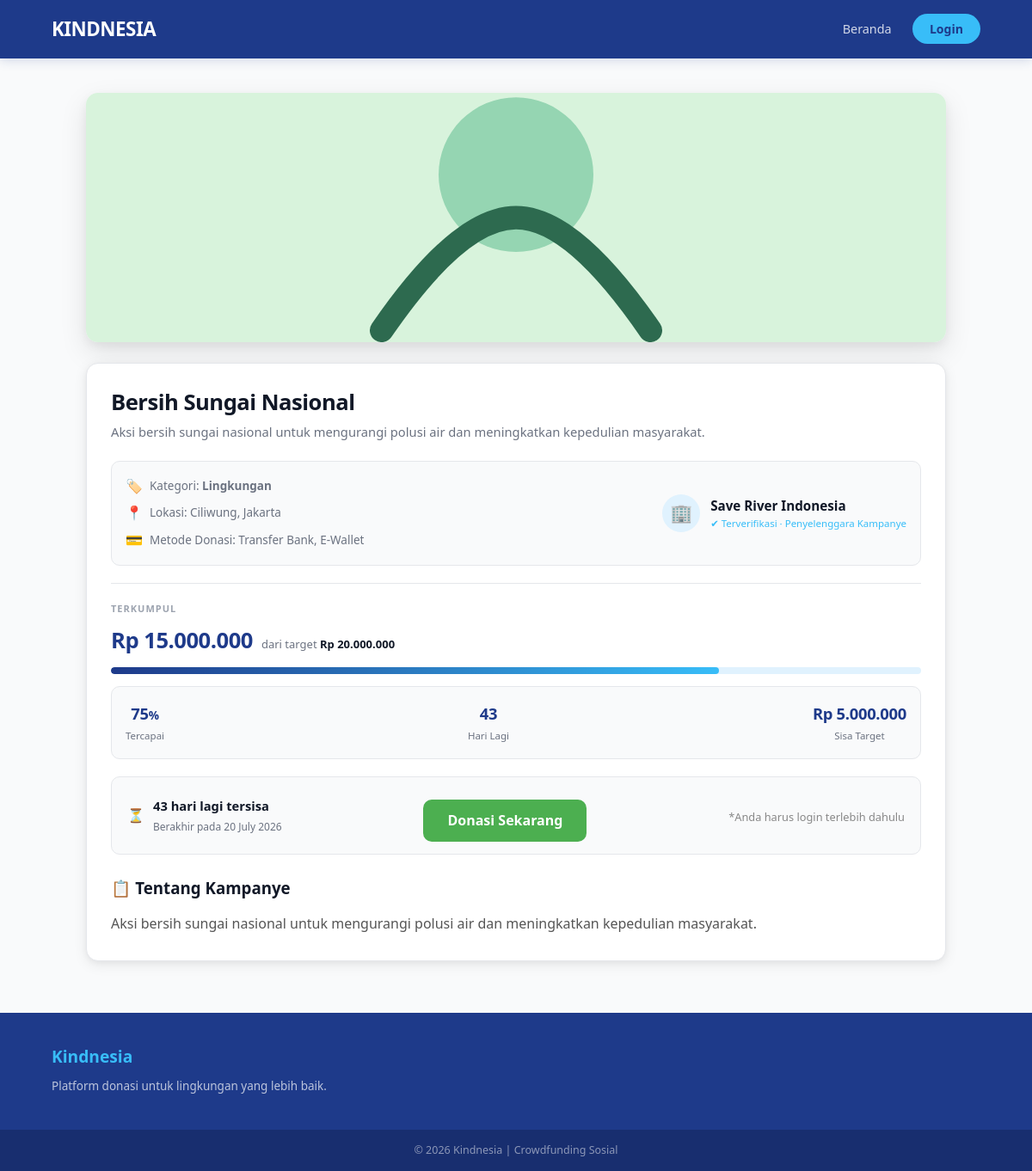
The app's page /details.php?id=3 with its own data.
### tables this page shows
CREATE TABLE kampanye (
  id                INT UNSIGNED AUTO_INCREMENT PRIMARY KEY,
  pengelola_id      INT UNSIGNED NOT NULL,
  judul             VARCHAR(300) NOT NULL,
  kategori          ENUM('Lingkungan','Kesehatan','Pendidikan','Bencana','Fasilitas Umum') NOT NULL,
  lokasi            VARCHAR(200) DEFAULT NULL,
  deskripsi         TEXT         DEFAULT NULL,
  gambar            VARCHAR(300) DEFAULT NULL,
  target_dana       DECIMAL(15,2) NOT NULL DEFAULT 0,
  dana_terkumpul    DECIMAL(15,2) NOT NULL DEFAULT 0,
  deadline          DATE         NOT NULL,
  metode_donasi     VARCHAR(200) DEFAULT 'Transfer Bank, E-Wallet, QRIS',
  created_at        TIMESTAMP    DEFAULT CURRENT_TIMESTAMP,
  INDEX idx_deadline (deadline),
  INDEX idx_pengelola (pengelola_id),
  CONSTRAINT fk_kampanye_pengelola
    FOREIGN KEY (pengelola_id) REFERENCES pengelola(id) ON DELETE CASCADE
);

CREATE TABLE pengelola (
  id              INT UNSIGNED AUTO_INCREMENT PRIMARY KEY,
  username        VARCHAR(100)  NOT NULL UNIQUE,
  nama_pengelola  VARCHAR(200)  NOT NULL,
  email           VARCHAR(200)  NOT NULL UNIQUE,
  no_telepon      VARCHAR(20)   DEFAULT NULL,
  alamat          TEXT          DEFAULT NULL,
  password        VARCHAR(255)  NOT NULL,
  qris_image      VARCHAR(300)  DEFAULT NULL,
  no_ewallet      VARCHAR(100)  DEFAULT NULL,
  nama_ewallet    VARCHAR(100)  DEFAULT NULL,
  no_rekening     VARCHAR(100)  DEFAULT NULL,
  nama_bank       VARCHAR(100)  DEFAULT NULL,
  atas_nama       VARCHAR(200)  DEFAULT NULL,
  created_at      TIMESTAMP     DEFAULT CURRENT_TIMESTAMP
);

### config.php (called while the page is built, shortened)
<?php
function isLoggedIn() {
    return isset($_SESSION['user_id']) && isset($_SESSION['user_role']);
}
?>

### details.php (the view, shortened to what this page needs)
<?php
require_once 'config.php';
$user = isLoggedIn() ? currentUser() : null;
$id = intval($_GET['id'] ?? 0);
$db   = getDB();
$stmt = $db->prepare(
    "SELECT k.*, p.nama_pengelola, p.email AS pengelola_email, p.no_telepon AS pengelola_telp, p.alamat AS pengelola_alamat
     FROM kampanye k
     JOIN pengelola p ON p.id = k.pengelola_id
     WHERE k.id = ?
     LIMIT 1"
);
$stmt->bind_param("i", $id);
$stmt->execute();
$k = $stmt->get_result()->fetch_assoc();
$pct      = $k['target_dana'] > 0 ? min(100, round($k['dana_terkumpul'] / $k['target_dana'] * 100)) : 0;
$sisaHari = max(0, intval((strtotime($k['deadline']) - strtotime(date('Y-m-d'))) / 86400));
$deadlineStr = date('d F Y', strtotime($k['deadline']));
$imgSrc   = $k['gambar'] ? 'uploads/kampanye/' . htmlspecialchars($k['gambar']) : 'assets/img/placeholder.svg';
function rp($num) {
    return 'Rp ' . number_format($num, 0, ',', '.');
}
?>
<!DOCTYPE html>
<html lang="id">
<head>
    <link rel="stylesheet" href="assets/css/details.css">
</head>
<body>
<header>
    <div class="container nav">
        <h1 class="logo">Kindnesia</h1>
        <nav>
            <?php if ($user): ?>
                <span class="user-info">👤 <?= htmlspecialchars($user['nama']) ?></span>
                <?php if ($user['role'] === 'pengelola'): ?>
                    <a href="dashboard.php">Dashboard</a>
                <?php else: ?>
                    <a href="riwayat_donasi.php">Donasi Saya</a>
                <?php endif; ?>
                <a href="index.php">Beranda</a>
                <a href="logout.php" class="logout-btn">Logout</a>
            <?php else: ?>
                <a href="index.php">Beranda</a>
                <a href="login.html" class="login-btn">Login</a>
            <?php endif; ?>
        </nav>
    </div>
</header>
<main>
    <div class="image">
        <img src="<?= $imgSrc ?>" alt="<?= htmlspecialchars($k['judul']) ?>"
             onerror="this.src='assets/img/placeholder.svg'">
    </div>
    <div class="card">
        <div class="title">
            <h1><?= htmlspecialchars($k['judul']) ?></h1>
            <span class="subtitle"><?= htmlspecialchars($k['deskripsi'] ?? '') ?></span>
        </div>
        <div class="profile">
            <div class="campaign-info">
                <div class="info-item">
                    <span>🏷️</span>
                    <p>Kategori: <strong><?= htmlspecialchars($k['kategori']) ?></strong></p>
                </div>
                <?php if ($k['lokasi']): ?>
                <div class="info-item">
                    <span>📍</span>
                    <p>Lokasi: <?= htmlspecialchars($k['lokasi']) ?></p>
                </div>
                <?php endif; ?>
                <div class="info-item">
                    <span>💳</span>
                    <p>Metode Donasi: <?= htmlspecialchars($k['metode_donasi'] ?? 'Transfer Bank, E-Wallet, QRIS') ?></p>
                </div>
            </div>
            <div class="profile-picture">🏢</div>
            <div class="nama-profile">
                <div class="nama"><?= htmlspecialchars($k['nama_pengelola']) ?></div>
                <div class="sejak">✔ Terverifikasi · Penyelenggara Kampanye</div>
            </div>
        </div>
        <hr>
        <div class="terkumpul-nominal">
            <div class="terkumpul">TERKUMPUL</div>
            <div class="nominal">
                <div class="nom-sekarang"><?= rp($k['dana_terkumpul']) ?></div>
                <div class="nom-target">dari target <span><?= rp($k['target_dana']) ?></span></div>
            </div>
            <div class="bar-track">
                <div class="bar-fill" style="width:<?= $pct ?>%"></div>
            </div>
            <div class="stats">
                <div class="stat">
                    <div class="stat-num"><?= $pct ?><span>%</span></div>
                    <div class="stat-label">Tercapai</div>
                </div>
                <div class="stat">
                    <div class="stat-num"><?= $sisaHari ?></div>
                    <div class="stat-label">Hari Lagi</div>
                </div>
                <div class="stat">
                    <div class="stat-num"><?= rp($k['target_dana'] - $k['dana_terkumpul']) ?></div>
                    <div class="stat-label">Sisa Target</div>
                </div>
            </div>
        </div>
        <div class="sisa-hari">
            <span>⏳</span>
            <div class="sisa-tanggal-segera">
                <div class="sisa-tanggal">
                    <div class="sisa"><?= $sisaHari > 0 ? "$sisaHari hari lagi tersisa" : 'Kampanye telah berakhir' ?></div>
                    <div class="tanggal">Berakhir pada <?= $deadlineStr ?></div>
                </div>
                <?php if ($sisaHari > 0): ?>
                    <?php if ($user && $user['role'] === 'donatur'): ?>
                        <a href="donasi.php?id=<?= $k['id'] ?>" class="donate-btn-main" style="display:inline-block;padding:12px 28px;background:#4CAF50;color:#fff;border-radius:10px;text-decoration:none;font-weight:700;margin-top:12px;">Donasi Sekarang</a>
                    <?php elseif ($user && $user['role'] === 'pengelola'): ?>
                        <p style="color:#e67e22;margin-top:12px;font-size:.9rem;">⚠ Pengelola tidak dapat berdonasi.</p>
                    <?php else: ?>
                        <a href="login.html?redirect=<?= urlencode('donasi.php?id=' . $k['id']) ?>" class="donate-btn-main" style="display:inline-block;padding:12px 28px;background:#4CAF50;color:#fff;border-radius:10px;text-decoration:none;font-weight:700;margin-top:12px;">Donasi Sekarang</a>
                        <p style="color:#888;font-size:.8rem;margin-top:4px;">*Anda harus login terlebih dahulu</p>
                    <?php endif; ?>
                <?php else: ?>
                    <p style="color:#e74c3c;font-weight:700;margin-top:8px;">Kampanye ini telah berakhir</p>
                <?php endif; ?>
            </div>
        </div>
        <div style="margin-top:24px;">
            <h3 style="margin-bottom:12px;">📋 Tentang Kampanye</h3>
            <p style="line-height:1.8;color:#555;"><?= nl2br(htmlspecialchars($k['deskripsi'] ?? 'Tidak ada deskripsi.')) ?></p>
        </div>
    </div>
</main>
<footer>
    <div class="footer-content container">
        <div>
            <h3>Kindnesia</h3>
            <p>Platform donasi untuk lingkungan yang lebih baik.</p>
        </div>
    </div>
    <div class="copyright">
        <p>© 2026 Kindnesia | Crowdfunding Sosial</p>
    </div>
</footer>
</body>
</html>

### records on screen
kampanye: judul "Bersih Sungai Nasional", deskripsi "Aksi bersih sungai nasional untuk mengurangi polusi air dan meningkatkan kepedulian masyarakat.", kategori "Lingkungan", lokasi "Ciliwung, Jakarta", metode_donasi "Transfer Bank, E-Wallet", pengelola.nama_pengelola "Save River Indonesia", dana_terkumpul "Rp 15.000.000", target_dana "Rp 20.000.000", pct "75", deadline "43", rp($k['target_dana'] - $k['dana_terkumpul']) "Rp 5.000.000", deadline "20 July 2026"
